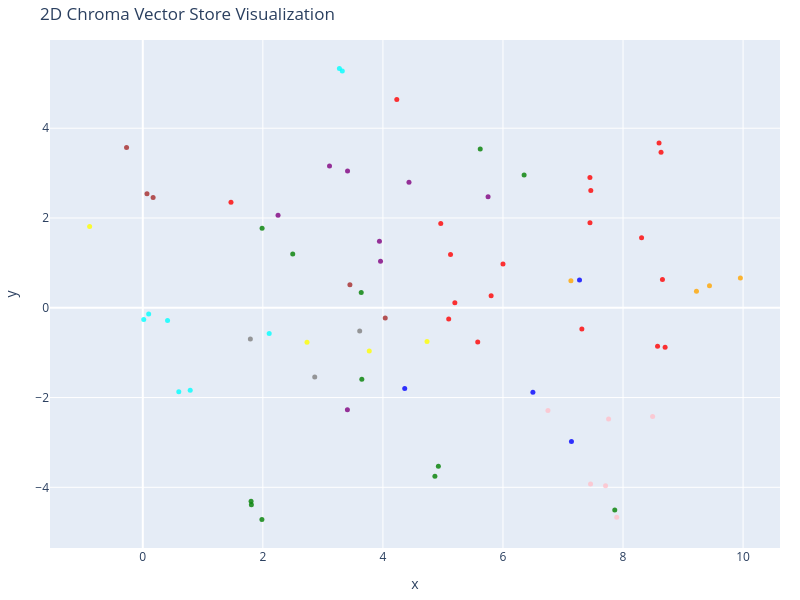

Notebook source saved alongside this figure:
### Code cell
# Display 2D representation of the OpenAI vector

display_2D_of_the_vector_store(oai_vector_store)

### Figure 1 — Plotly figure (JSON) as saved in the notebook; plotly's stock layout.template omitted (floating-point values rounded to 4 significant figures)
{"data": [{"hoverinfo": "text", "marker": {"color": ["red", "red", "red", "red", "red", "red", "red", "red", "red", "red", "green", "green", "green", "green", "green", "green", "purple", "purple", "purple", "purple", "purple", "purple", "purple", "purple", "cyan", "cyan", "cyan", "cyan", "cyan", "cyan", "cyan", "cyan", "orange", "orange", "orange", "orange", "pink", "pink", "pink", "pink", "pink", "pink", "blue", "blue", "gray", "gray", "gray", "blue", "blue", "brown", "brown", "brown", "brown", "brown", "green", "green", "green", "green", "green", "green", "yellow", "yellow", "yellow", "yellow", "red", "red", "red", "red", "red", "red", "red", "red", "red"], "opacity": 0.8, "size": 5}, "mode": "markers", "text": ["Type: company<br>Text: # Branch Network\n\nQ-Transfer operates branches that support customer onboarding, account assistance,...", "Type: company<br>Text: ## Branches\n\n| Branch ID | City | Country | Type | Status |\n|---|---|---|---|---|\n| BR-LAG-001 | Lag...", "Type: company<br>Text: ## Branch Responsibilities\n\nBranches may assist with customer onboarding, identity verification, acc...", "Type: company<br>Text: # Q-Transfer Company Overview\n\nQ-Transfer is a fictional fintech company used for a RAG engineering ...", "Type: company<br>Text: ## Business Profile\n\n- Industry: Financial technology\n- Core services: Local transfers, internationa...", "Type: company<br>Text: ## Core Departments\n\nQ-Transfer operates through Engineering, Product, Operations, Customer Support,...", "Type: company<br>Text: ## Important Principle\n\nCustomer funds and company operating funds must be treated separately. Finan...", "Type: company<br>Text: # Organisation Structure\n\nQ-Transfer uses a functional organisational structure.\n\n## Executive Funct...", "Type: company<br>Text: ## Business Functions\n\nEngineering manages software platforms and infrastructure. Operations manages...", "Type: company<br>Text: ## Escalation\n\nOperational incidents should normally begin with the relevant team lead. Material fin...", "Type: compliance<br>Text: # AML and CFT Controls\n\nAnti-Money Laundering and Countering the Financing of Terrorism controls hel...", "Type: compliance<br>Text: A transaction being unusual does not automatically mean that it is illegal. Alerts require appropria...", "Type: compliance<br>Text: # Regulatory Reporting\n\nQ-Transfer maintains processes for regulatory reporting in jurisdictions whe...", "Type: compliance<br>Text: # Sanctions Screening\n\nQ-Transfer screens relevant customers and transactions against applicable san...", "Type: compliance<br>Text: ## Escalation\n\nConfirmed or unresolved high-risk matches must follow the company's sanctions escalat...", "Type: compliance<br>Text: # Transaction Monitoring\n\nTransaction monitoring identifies activity that may require investigation....", "Type: customers<br>Text: # Customer Complaints\n\nA complaint is an expression of dissatisfaction about a Q-Transfer product, s...", "Type: customers<br>Text: # Customer Profiles\n\nQ-Transfer supports individual and business customers.\n\n## Customer Lifecycle\n\n...", "Type: customers<br>Text: ## Synthetic Customer Examples\n\n| Customer ID | Type | Country | Verification | Risk Level | Status ...", "Type: customers<br>Text: All customer examples are fictional.\n\n## Data Protection\n\nCustomer information must only be accessed...", "Type: customers<br>Text: # Customer Support\n\nCustomer Support handles account questions, transaction enquiries, verification ...", "Type: customers<br>Text: ## Escalation\n\nCases involving suspected fraud, account takeover, sanctions concerns, privacy incide...", "Type: customers<br>Text: # Customer KYC and Verification\n\nKnow Your Customer procedures help Q-Transfer establish who its cus...", "Type: customers<br>Text: ## Business Verification\n\nBusiness customers may require company registration information, ownership...", "Type: employees<br>Text: # Employee Records\n\nQ-Transfer maintains employee records for employment administration and access m...", "Type: employees<br>Text: | Employee ID | Name         | Department       | Role               | Branch  | Status |\n| --------...", "Type: employees<br>Text: | EMP-1003    | Miriam Cole  | Operations       | Operations Manager | London  | Active |\n| EMP-1004...", "Type: employees<br>Text: These records are fictional and contain no real employee information.\n\n## Record Categories\n\nEmploye...", "Type: employees<br>Text: # Employee Onboarding and Offboarding\n\n## Onboarding\n\nNew employees complete identity verification, ...", "Type: employees<br>Text: ## Access Review\n\nManagers are responsible for confirming that access matches the employee's current...", "Type: employees<br>Text: # Employee Roles and Access\n\nQ-Transfer uses role-based access control.\n\n## Examples\n\nCustomer Suppo...", "Type: employees<br>Text: Finance employees can access accounting and reconciliation information required for their duties.\n\nE...", "Type: finance<br>Text: # Ledger and Reconciliation\n\nQ-Transfer maintains financial records that support accurate accounting...", "Type: finance<br>Text: ## Exceptions\n\nA reconciliation mismatch should be investigated and documented. Financial adjustment...", "Type: finance<br>Text: # Month-End Financial Close\n\nFinance performs a controlled month-end close.\n\n## Typical Activities\n\n...", "Type: finance<br>Text: # Treasury Operations\n\nTreasury manages liquidity, funding, settlement positions, and financial expo...", "Type: investments<br>Text: # Investment Accounts\n\nCustomers may have an investment account separate from their normal transfer ...", "Type: investments<br>Text: These examples are fictional.\n\nInvestment transactions should have appropriate records for orders, c...", "Type: investments<br>Text: # Investment Products\n\nQ-Transfer offers investment features through supported investment products.\n...", "Type: investments<br>Text: ## Customer Information\n\nInvestment information should clearly distinguish expected or historical pe...", "Type: investments<br>Text: # Investment Risk\n\nInvestment products can involve different levels and types of risk.\n\nCustomers sh...", "Type: investments<br>Text: Customer-facing information must accurately describe the product and avoid presenting investments as...", "Type: operations<br>Text: # Service Levels\n\nQ-Transfer tracks service performance across customer support and transaction oper...", "Type: operations<br>Text: # Transaction Operations\n\nOperations monitors transaction processing and handles operational excepti...", "Type: policies<br>Text: # Employee Acceptable Use\n\nEmployees must use Q-Transfer systems only for legitimate business purpos...", "Type: policies<br>Text: # Data Retention\n\nQ-Transfer retains business records for periods determined by applicable law, regu...", "Type: policies<br>Text: # Third-Party Management\n\nQ-Transfer relies on external providers such as banking partners, payment ...", "Type: products<br>Text: # Q-Transfer Product Catalogue\n\n## Transfer Products\n\n### Local Transfer\nDomestic money movement wit...", "Type: products<br>Text: ### Money Market Select\nA fictional product providing exposure to short-term money-market instrument...", "Type: risk<br>Text: # Fraud Management\n\nFraud controls protect customers and Q-Transfer from unauthorised or deceptive a...", "Type: risk<br>Text: Customer safety and preservation of evidence are important during investigations....", "Type: risk<br>Text: # Incident Management\n\nAn incident is an event that negatively affects customers, financial processi...", "Type: risk<br>Text: Detect → classify → contain → investigate → resolve → communicate → document → review.\n\nMajor incide...", "Type: risk<br>Text: # Risk Management\n\nQ-Transfer manages several categories of risk.\n\n## Major Risk Categories\n\n- Finan...", "Type: support<br>Text: # Frequently Asked Questions\n\n## Why is my transfer pending?\n\nA transfer may remain pending because ...", "Type: support<br>Text: ## Why is my verification taking longer?\n\nAdditional verification may be required because informatio...", "Type: support<br>Text: ## Are investment returns guaranteed?\n\nInvestment returns should not be described as guaranteed unle...", "Type: support<br>Text: # Internal Knowledge Base Rules\n\nThis knowledge base is designed for an internal RAG assistant.\n\n## ...", "Type: support<br>Text: 1. Use retrieved company information as the primary source.\n2. Do not invent company policies, custo...", "Type: support<br>Text: ## Example\n\nIf asked \"What is the exact regulatory reporting deadline for country X?\" the assistant ...", "Type: technology<br>Text: # Business Continuity and Disaster Recovery\n\nQ-Transfer maintains continuity plans for critical serv...", "Type: technology<br>Text: Business continuity exercises should be performed periodically and lessons should be documented....", "Type: technology<br>Text: # Data Security\n\nQ-Transfer protects customer, employee, transaction, and financial information.\n\n##...", "Type: technology<br>Text: # Technology Architecture\n\nQ-Transfer uses a service-oriented digital platform.\n\n## Major Components...", "Type: transfers<br>Text: # Fees and Foreign Exchange\n\nQ-Transfer may charge transfer fees and may apply an exchange-rate marg...", "Type: transfers<br>Text: ## Example\n\nA customer sends GBP 1,000 to a recipient receiving NGN. The final received amount depen...", "Type: transfers<br>Text: # International Money Transfers\n\nInternational transfers involve sending funds between supported cou...", "Type: transfers<br>Text: ## Important Considerations\n\nInternational transfers may be affected by cut-off times, weekends, pub...", "Type: transfers<br>Text: # Local Money Transfers\n\nQ-Transfer supports domestic transfers in supported markets.\n\n## Typical Fl...", "Type: transfers<br>Text: ## Failed Transfers\n\nFailed transactions should be investigated using transaction status, error info...", "Type: transfers<br>Text: # Refunds and Reversals\n\nRefunds and reversals are controlled financial operations.\n\n## Common Reaso...", "Type: transfers<br>Text: # Transaction Records\n\nEach transfer should have a unique transaction identifier.\n\n## Synthetic Tran...", "Type: transfers<br>Text: These records are synthetic examples.\n\n## Auditability\n\nTransaction records should allow authorised ..."], "type": "scatter", "x": [5.127, 4.231, 4.964, 5.58, 5.803, 5.198, 7.314, 5.096, 6.0, 1.469, 3.639, 4.866, 3.649, 2.498, 1.987, 4.924, 3.409, 3.942, 3.411, 3.11, 5.752, 2.253, 3.96, 4.434, 0.7897, 3.324, 3.275, 0.5997, 0.01575, 0.09779, 2.106, 0.4124, 9.223, 9.44, 9.955, 7.132, 7.76, 8.493, 6.749, 7.709, 7.459, 7.895, 4.363, 7.275, 1.792, 2.864, 3.613, 6.499, 7.141, 3.45, -0.2707, 0.1718, 0.06958, 4.039, 6.352, 5.621, 7.863, 1.809, 1.804, 1.985, 3.773, -0.8858, 2.736, 4.735, 8.633, 8.6, 7.463, 7.449, 7.449, 8.309, 8.657, 8.575, 8.701], "y": [1.187, 4.641, 1.879, -0.7608, 0.266, 0.1106, -0.4712, -0.2516, 0.9771, 2.35, 0.3379, -3.751, -1.594, 1.198, 1.774, -3.531, -2.269, 1.484, 3.048, 3.16, 2.473, 2.063, 1.034, 2.795, -1.839, 5.277, 5.33, -1.872, -0.2604, -0.1362, -0.5741, -0.2847, 0.3698, 0.492, 0.6656, 0.6042, -2.479, -2.421, -2.29, -3.962, -3.926, -4.666, -1.799, 0.62, -0.6965, -1.54, -0.5153, -1.883, -2.979, 0.5149, 3.571, 2.455, 2.54, -0.2289, 2.956, 3.538, -4.505, -4.388, -4.31, -4.716, -0.9657, 1.812, -0.7663, -0.751, 3.464, 3.672, 2.611, 2.9, 1.894, 1.558, 0.6302, -0.858, -0.8806]}], "layout": {"height": 600, "margin": {"b": 10, "l": 10, "r": 20, "t": 40}, "title": {"text": "2D Chroma Vector Store Visualization"}, "width": 800, "xaxis": {"title": {"text": "x"}}, "yaxis": {"title": {"text": "y"}}}}
